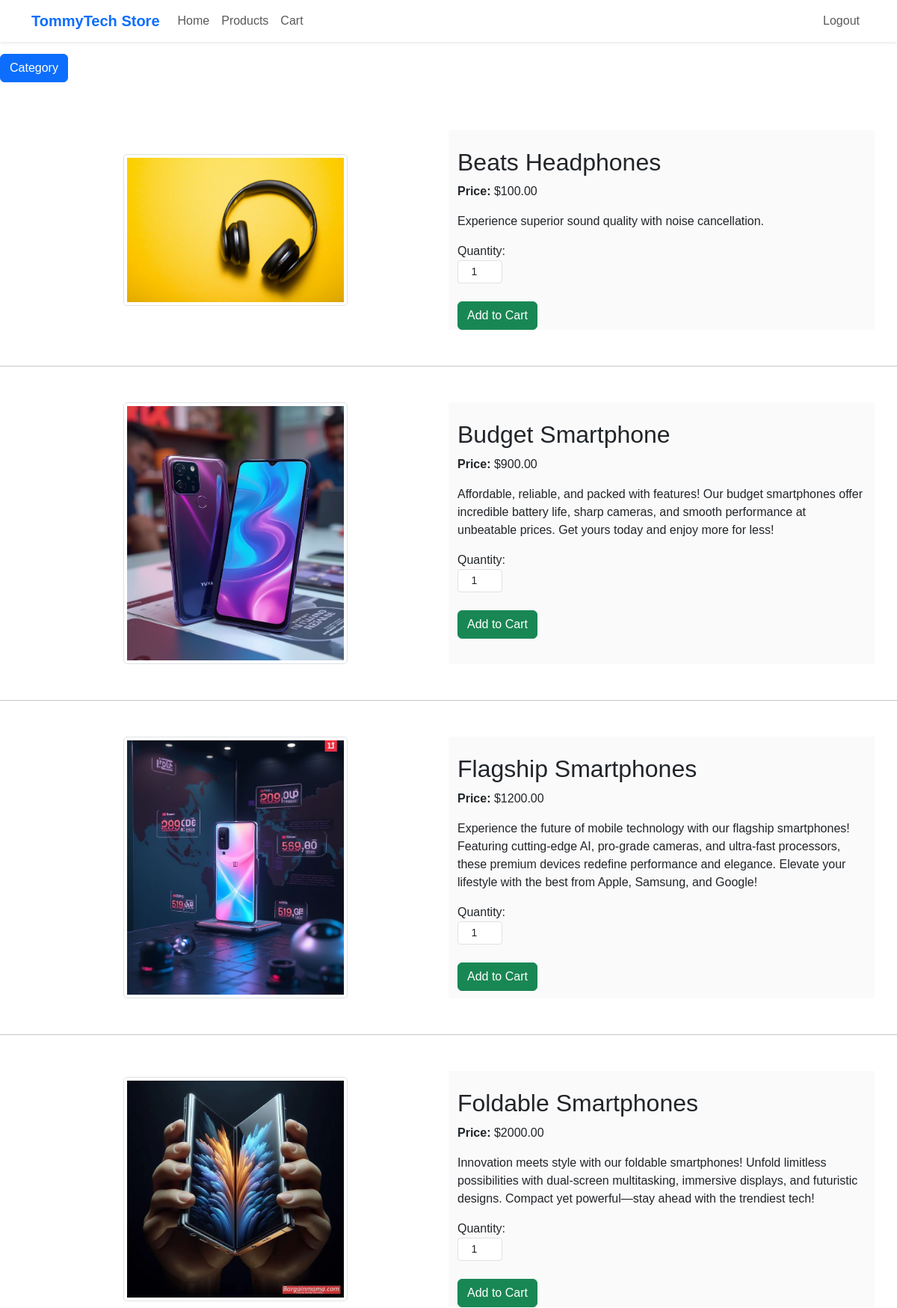
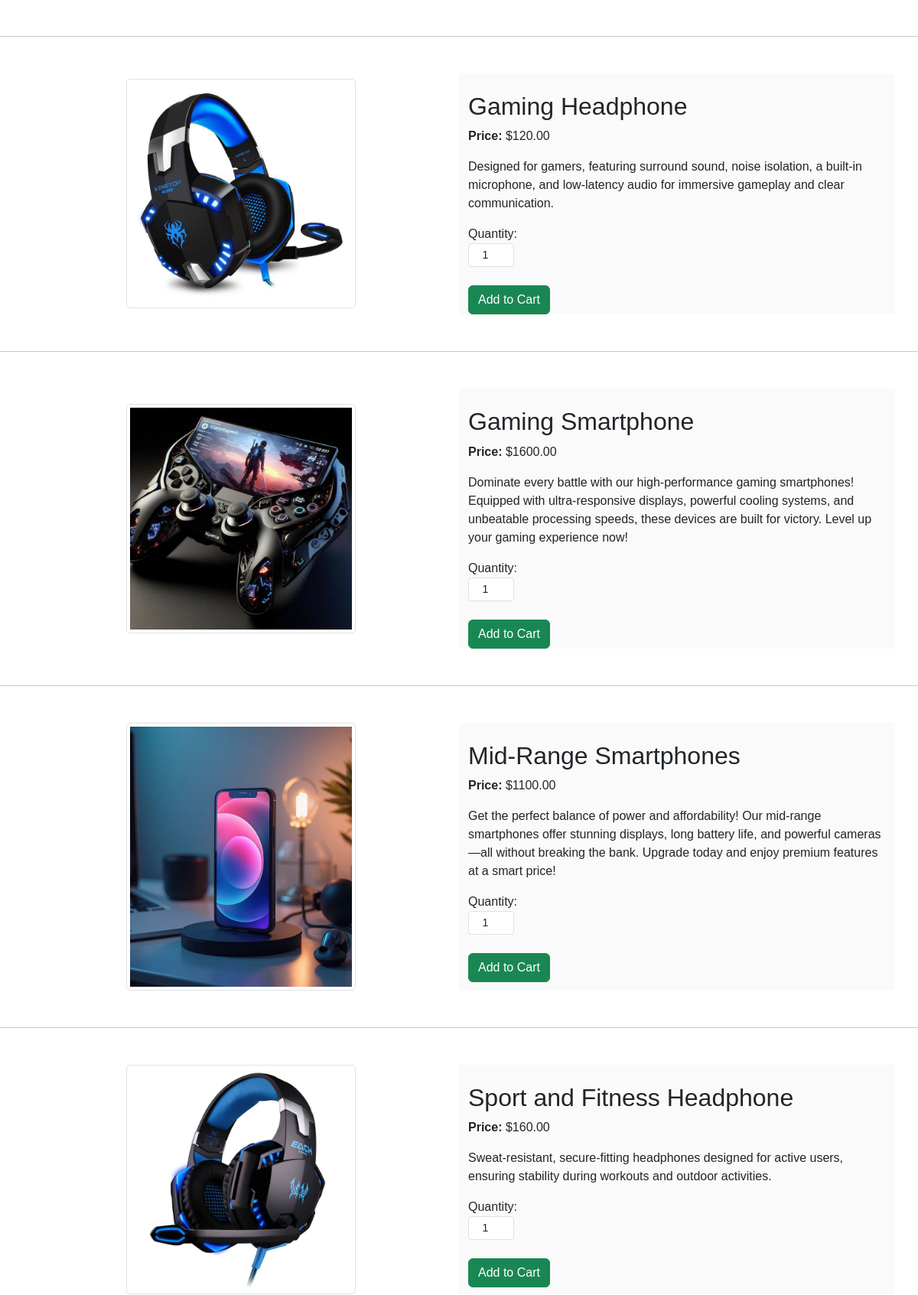
Screenshot of /products/ (signed in, upper part) with the database file from the repository (2 pictures, top to bottom).
### shop/models.py (models this page shows, shortened)
class Product(models.Model):
    category = models.ForeignKey(Category, related_name='products', on_delete=models.CASCADE)
    name = models.CharField(max_length=200)
    slug = models.SlugField(max_length=200)
    image = models.ImageField(upload_to="product/%Y/%m/%d", blank=True)
    description = models.TextField(blank=True)
    price = models.DecimalField(max_digits=10, decimal_places=2)
    avaliable = models.BooleanField(default=True)
    created = models.DateTimeField(auto_now_add=True)
    updated = models.DateTimeField(auto_now=True)
    class Meta:
        ordering = ['name']
        indexes = (
            models.Index(fields=['id','slug']),
            models.Index(fields=['name']),
            models.Index(fields=['-created']),
        )

### shop/views.py (the view)
# urls.py: path('products/', views.product, name='product'),
@login_required
def product(request, category_slug = None):
    category = None
    categories = Category.objects.all()
    cart_product_form = CartAddProductForm()
    products = Product.objects.filter(avaliable=True)
    if category_slug:
        category = get_object_or_404(Category, slug=category_slug)
        products = products.filter(category=category)
    return render(request, 'product.html',{
        'category':category,
        'categories':categories,
        'products':products,
        'cart_product_form':cart_product_form,
    })

### cart/forms.py
class CartAddProductForm(forms.Form):
    quantity = forms.TypedChoiceField(
        choices = PRODUCT_QUANTITY_CHOICE,
        coerce=int,
        initial=1,
        widget=forms.NumberInput(attrs={'class': 'form-control form-control-sm', 'min': '1', 'style':'width:60px; text-align:center;'})
    )
    override = forms.BooleanField(
        required = False,
        initial=False,
        widget= forms.HiddenInput
    )

### cart/context_processors.py (called while the page is built)
def cart(request):
    return {'cart': Cart(request)}

### shop/templates/product.html (shortened to what this page needs)
{% extends 'base.html' %}
{% load static %}
{% block main-content %}
    <nav class="navbar navbar-expand-lg navbar-light bg-white shadow-sm">
    <div class="container">
        <a class="navbar-brand fw-bold text-primary" href="#">TommyTech Store</a>
        <div class="collapse navbar-collapse" id="navbarNav">
            <ul class="navbar-nav">
                <li class="nav-item"><a class="nav-link" href="{% url 'shop:homepage' %}">Home</a></li>
                <li class="nav-item"><a class="nav-link" href="{% url 'shop:product' %}">Products</a></li>
                <li class="nav-item"><a class="nav-link" href="{% url 'cart:cart_detail' %}">Cart</a></li>
            </ul>
            <ul class="navbar-nav ms-auto">
                <li class="nav-item"><a class="nav-link" href="{% url 'accounts:logout' %}">Logout</a></li>
            </ul>
        </div>
    </div>
</nav>
<button class="btn btn-primary my-3 rounded-end" type="button" data-bs-toggle="offcanvas" data-bs-target="#sidebarMenu">
    Category
</button>
     {% for product in products %}
    <div class="container my-5"  >
        <div class="row" >
            <div class="col-md-6 d-flex align-items-center justify-content-center" >
                {% if product.image %}
                <img src="{{ product.image.url }}" class="img-fluid img-thumbnail product-img" style="width:100%; max-width: 300px; max-height: 350px; height:auto; object-fit: cover; border-radius: 5px;" alt="{{ product.name }}">
                {% endif %}
            </div>
            <div class="col-md-6" style="background-color:rgba(200,200,200,0.1);">
			<br/>
                <h2>{{ product.name }}</h2>
                <p><strong>Price:</strong> ${{product.price}}</p>
                <p>{{ product.description }}</p>
                <form action="{% url 'cart:cart_add' product.id %}" method="post">
                    {{ cart_product_form }}
					<br/>
                    <input class="btn btn-success" type="submit" value="Add to Cart">
                </form>
            </div>
        </div>
    </div>
	<hr/>
    {% empty %}
        <p>No product avaliable in this category.</p>
    {% endfor %}
{% endblock main-content %}

### shop/static/css/style.css (style rules this page uses)
body { font-family: 'Arial', sans-serif; }
.product-img { width:200px; height: 200px; object-fit: cover; border-radius: 5px; }

### rows the page displays
Product: image (picture), name "Beats Headphones", price "100.00", description "Experience superior sound quality with noise cancellation.", quantity "1"
Product: image (picture), name "Budget Smartphone", price "900.00", description "Affordable, reliable, and packed with features! Our budget smartphones offer incredible battery life, sharp cameras, and smooth performance at unbeatable prices. Get yours today and enjoy more for less!", quantity "1"
Product: image (picture), name "Flagship Smartphones", price "1200.00", description "Experience the future of mobile technology with our flagship smartphones! Featuring cutting-edge AI, pro-grade cameras, and ultra-fast processors, these premium devices redefine performance and elegance. Elevate your lifestyle with the best from Apple, Samsung, and Google!", quantity "1"
Product: image (picture), name "Foldable Smartphones", price "2000.00", description "Innovation meets style with our foldable smartphones! Unfold limitless possibilities with dual-screen multitasking, immersive displays, and futuristic designs. Compact yet powerful—stay ahead with the trendiest tech!", quantity "1"
Product: image (picture), name "Gaming Headphone", price "120.00", description "Designed for gamers, featuring surround sound, noise isolation, a built-in microphone, and low-latency audio for immersive gameplay and clear communication.", quantity "1"
Product: image (picture), name "Gaming Smartphone", price "1600.00", description "Dominate every battle with our high-performance gaming smartphones! Equipped with ultra-responsive displays, powerful cooling systems, and unbeatable processing speeds, these devices are built for victory. Level up your gaming experience now!", quantity "1"
Product: image (picture), name "Mid-Range Smartphones", price "1100.00", description "Get the perfect balance of power and affordability! Our mid-range smartphones offer stunning displays, long battery life, and powerful cameras—all without breaking the bank. Upgrade today and enjoy premium features at a smart price!", quantity "1"
Product: image (picture), name "Sport and Fitness Headphone", price "160.00", description "Sweat-resistant, secure-fitting headphones designed for active users, ensuring stability during workouts and outdoor activities.", quantity "1"
